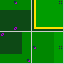

Rendered tile map (Tiled .tmx) drawn with the repository's tilesets; below, a short description and the full map source, tile grids included:
An orthogonal 2x2 tile map with 32x32 px tiles, 1 tile layer (Tile Layer 1).

<map version="1.8" tiledversion="1.8.0" orientation="orthogonal" renderorder="right-down" width="2" height="2" tilewidth="32" tileheight="32" infinite="0" nextlayerid="2" nextobjectid="1">
 <tileset firstgid="1" source="test-tileset-rv2.tsx" />
 <layer id="1" name="Tile Layer 1" width="2" height="2">
  <data encoding="csv">
8,49,
27,15
</data>
 </layer>
</map>
